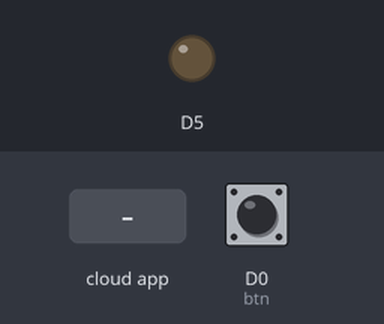
The sketch below on a simulated ESP8266 (NodeMCU). Shown: output pins drawn as LEDs (lit = HIGH). The test bench sets the inputs (shaded band); at power-on: D0 (btn) LOW. WiFi joins after 1.5 s; servers stay silent unless stated; the Firebase database answers and starts empty; what the sketch prints to the serial monitor is not drawn.

Above: at 3.7 s.
3.8 s: the phone or cloud app sets data to 1
At 4.6 s:
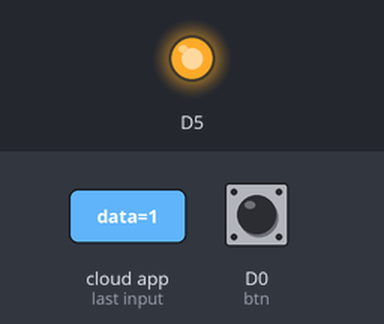
5.3 s: the phone or cloud app sets data to 0
At 5.8 s:
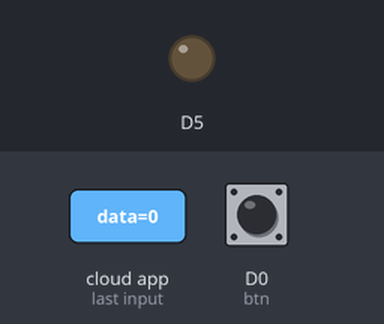
6.8 s: D0 (btn) pulled HIGH for 3.2 s
At 7.7 s:
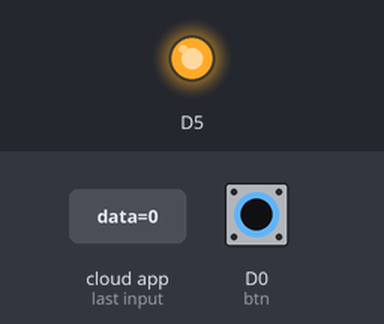
Timing chart, 0 to 11.7 s (numbered marks = the images above; inputs shaded):
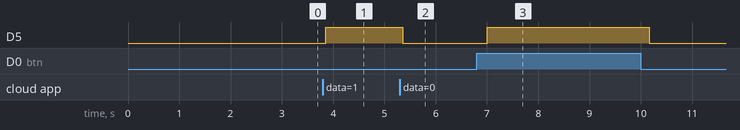

Measured:
- after the input at 3.8 s, D5: LOW → HIGH after 0.05 s
- after the input at 5.3 s, D5: HIGH → LOW after 0.06 s
- after the input at 6.8 s, D5: LOW → HIGH after 0.21 s, → LOW 3.2 s later

The sketch:

lights_control_firebase.ino
```cpp
#include <ESP8266WiFi.h>
#include <FirebaseESP8266.h>

#define FIREBASE_HOST "##" // Firebase host
#define FIREBASE_AUTH "##" //Firebase Auth code
#define WIFI_SSID ""
#define WIFI_PASSWORD ""

const int btn = D0;
int temp =0;

//declaring the firebase object
FirebaseData firebaseData;


void setup() {

  Serial.begin(115200);

  pinMode(D5, OUTPUT);
  pinMode(btn, INPUT);

  Serial.println("Serial communication started\n\n");

  WiFi.begin(WIFI_SSID, WIFI_PASSWORD);
  Serial.print("Connecting to ");
  Serial.print(WIFI_SSID);


  while (WiFi.status() != WL_CONNECTED) {
    Serial.print(".");
    delay(500);
  }


  Serial.println();
  Serial.print("Connected to ");
  Serial.println(WIFI_SSID);
  Serial.print("IP Address is : ");
  Serial.println(WiFi.localIP()); //check local ip
  Firebase.begin(FIREBASE_HOST, FIREBASE_AUTH);   // connect to firebase

  Firebase.reconnectWiFi(true);
  delay(1000);
}

void loop() {
  temp = digitalRead(btn);

if (Firebase.getString(firebaseData, "data")) {  //returns 1 or true if data is read

      //val = firebaseData.stringData();
      Serial.println(firebaseData.stringData());

      if (firebaseData.stringData() == "1" && temp == HIGH){
        digitalWrite(D5, HIGH);
      }

      else if (firebaseData.stringData() == "1" && temp == LOW){
        digitalWrite(D5, HIGH);
      }

      else if (firebaseData.stringData() == "0" && temp == HIGH){
        digitalWrite(D5, HIGH);
      }


      else if (firebaseData.stringData() == "0" && temp == LOW){
        digitalWrite(D5, LOW);
      }


  } else {
    Serial.println(firebaseData.errorReason());
  }
 }
```
